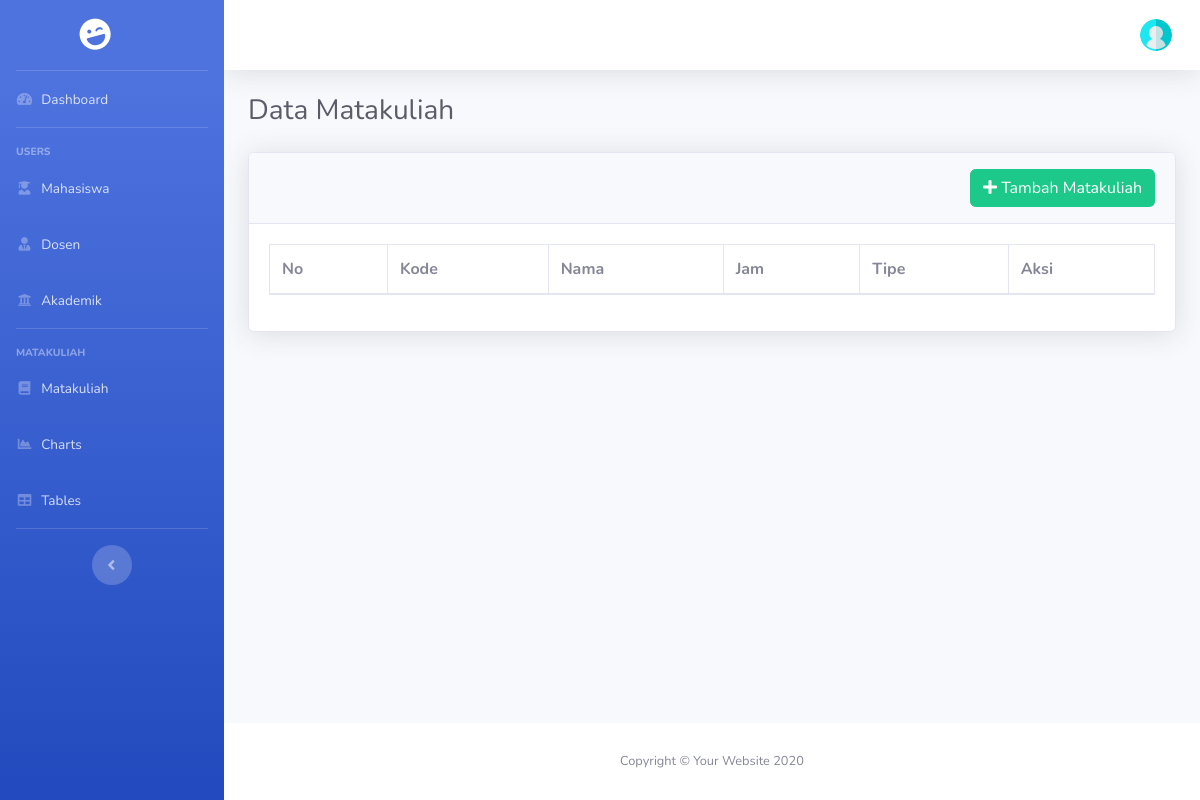
Before: /index.php/matakuliah with the older database file.
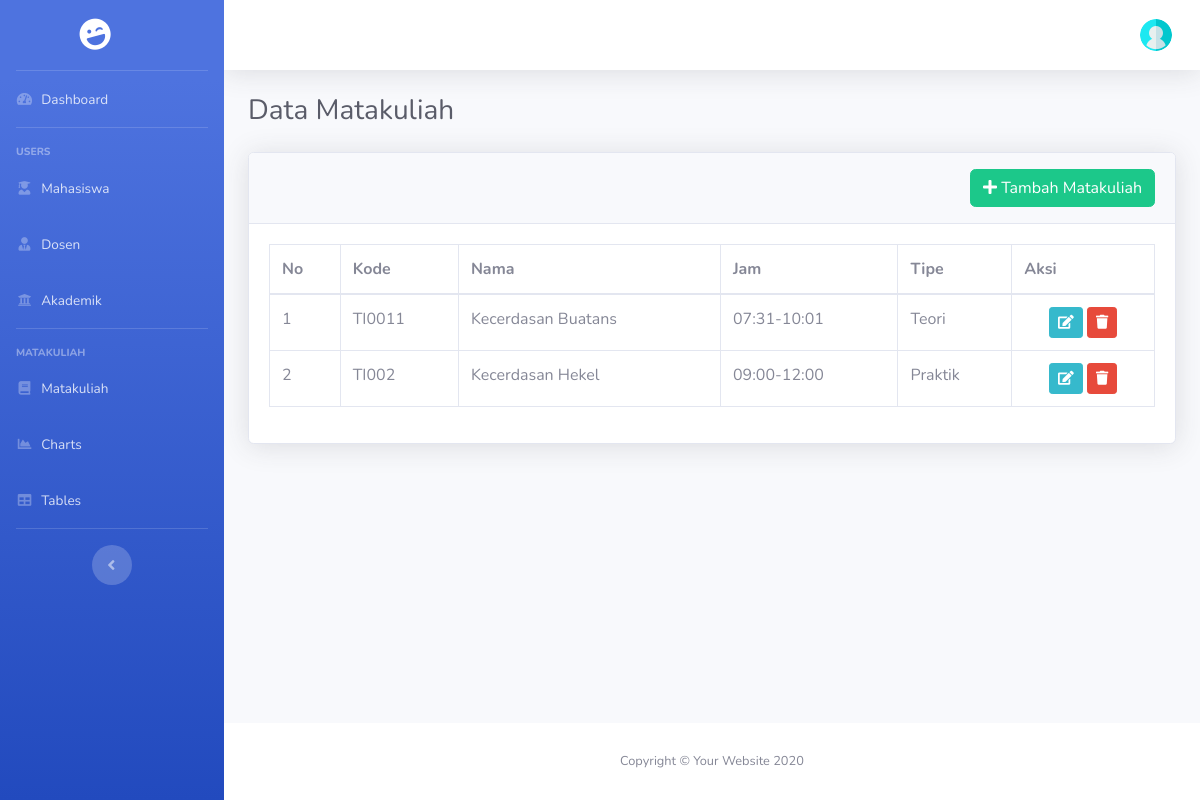
After: the same page with the newer database file.
### tables this page shows
CREATE TABLE `matakuliah` (
  `id` bigint(20) NOT NULL,
  `kode_matkul` varchar(255) NOT NULL,
  `nama` varchar(255) NOT NULL,
  `status` enum('aktif','tidak') NOT NULL,
  `jam_mulai` varchar(20) NOT NULL,
  `jam_selesai` varchar(20) NOT NULL,
  `kelas` int(11) NOT NULL,
  `sks` int(11) NOT NULL,
  `tipe` enum('teori','praktik','praktikum') NOT NULL
);

### application/controllers/Matakuliah.php (called while the page is built, shortened)
<?php
class Matakuliah extends CI_Controller
{
    function __construct()
    {
        $this->load->Model('M_matakuliah','mod');
    }
    public function index()
    {
        $data['halaman']    = "Data Matakuliah";
        $data['matakuliah']  = $this->mod->m_get_all_matakuliah();
        $this->load->view('head.php', $data);
        $this->load->view('sidebar.php');
        $this->load->view('header.php');
        $this->load->view('matakuliah/index.php', $data);
        $this->load->view('footer.php');
    }
}

### index.php (called while the page is built, shortened)
<?php
require_once BASEPATH.'core/CodeIgniter.php';

### application/models/M_matakuliah.php (called while the page is built, shortened)
<?php
Class M_matakuliah extends CI_Model
{
    public function m_get_all_matakuliah()
    {
        $this->db->select()
            ->from('matakuliah');
        $query = $this->db->get_compiled_select();
        $data  = $this->db->query($query)->result_array();
        return $data;
    }
}

### application/views/matakuliah/index.php (the view, shortened to what this page needs)
<div class="container-fluid">
    <h1 class="h3 mb-4 text-gray-800">Data Matakuliah</h1>
    <div class="card shadow mb-4">
        <div class="card-header py-3">
            <a href="<?php echo base_url('matakuliah/tambah_matakuliah')?>" class="btn btn-success float-right" ><i class="fas fa-plus"></i>&nbsp;Tambah Matakuliah</a>
        </div>
        <div class="card-body">
            <div class="table-responsive">
                <table class="table table-bordered" id="dataTable" width="100%" cellspacing="0">
                    <thead>
                        <tr>
                            <th>No</th>
                            <th>Kode</th>
                            <th>Nama</th>
                            <th>Jam</th>
                            <th>Tipe</th>
                            <th>Aksi</th>
                        </tr>
                    </thead>
                    <tbody>
                        <?php
                            $i = 1;
                            foreach($matakuliah as $mat):?>
                            <tr>
                                <td><?php echo $i;?></td>
                                <td><?php echo $mat['kode_matkul'];?></td>
                                <td><?php echo $mat['nama'];?></td>
                                <td><?php echo $mat['jam_mulai']."-".$mat['jam_selesai'];?></td>
                                <td><?php echo ucwords($mat['tipe']);?></td>
                                <td class="text-center">
                                    <a href="<?php echo base_url('matakuliah/edit_matakuliah/').$mat['id']?>" class="btn btn-info btn-sm"><i class="fas fa-edit"></i></a>
                                    <a href="<?php echo base_url('matakuliah/hapus_matakuliah/').$mat['id']?>" class="btn btn-danger btn-sm"><i class="fas fa-trash"></i></a>
                                </td>
                            </tr>
                        <?php
                            $i++;
                            endforeach;?>
                    </tbody>
                </table>
            </div>
        </div>
    </div>
</div>

### application/views/head.php (shortened to what this page needs)
<!DOCTYPE html>
<html lang="en">
<head>
    <link href="<?php echo base_url('assets/')?>vendor/fontawesome-free/css/all.min.css" rel="stylesheet" type="text/css">
    <link rel="stylesheet" href="<?php echo base_url('assets/')?>vendor/jquery-ui/jquery-ui.min.css">
    <link rel="stylesheet" href="<?php echo base_url('assets/')?>vendor/jquery-ui/jquery-ui.theme.min.css">
    <link href="<?php echo base_url('assets/')?>css/sb-admin-2.min.css" rel="stylesheet">
    <link href="<?php echo base_url('assets/')?>css/mycss.css" rel="stylesheet">
</head>
<body id="page-top">
    <div id="wrapper">

### application/views/sidebar.php (shortened to what this page needs)
<ul class="navbar-nav bg-gradient-primary sidebar sidebar-dark accordion" id="accordionSidebar">
    <a class="sidebar-brand d-flex align-items-center justify-content-center" href="index.html">
        <div class="sidebar-brand-icon rotate-n-15">
            <i class="fas fa-laugh-wink"></i>
        </div>
    </a>
    <hr class="sidebar-divider my-0">
    <li class="nav-item">
    <a class="nav-link" href="<?php echo base_url('dashboard')?>">
        <i class="fas fa-fw fa-tachometer-alt"></i>
        <span>Dashboard</span></a>
    </li>
    <hr class="sidebar-divider">
    <div class="sidebar-heading">
    Users
    </div>
    <li class="nav-item">
        <a class="nav-link" href="<?php echo base_url('mahasiswa');?>">
            <i class="fas fa-fw fa-user-graduate"></i>
            <span>Mahasiswa</span>
        </a>
    </li>
    <li class="nav-item">
        <a class="nav-link" href="<?php echo base_url('dosen');?>">
            <i class="fas fa-fw fa-user-tie"></i>
            <span>Dosen</span>
        </a>
    </li>
    <li class="nav-item">
        <a class="nav-link" href="<?php echo base_url('akademik');?>">
            <i class="fas fa-fw fa-university"></i>
            <span>Akademik</span>
        </a>
    </li>
    <hr class="sidebar-divider">
    <div class="sidebar-heading">
        Matakuliah
    </div>
    <li class="nav-item">
        <a class="nav-link" href="<?php echo base_url('matakuliah');?>">
            <i class="fas fa-fw fa-book"></i>
            <span>Matakuliah</span>
        </a>
    </li>
<li class="nav-item">
  <a class="nav-link" href="charts.html">
    <i class="fas fa-fw fa-chart-area"></i>
    <span>Charts</span></a>
</li>
<li class="nav-item">
  <a class="nav-link" href="tables.html">
    <i class="fas fa-fw fa-table"></i>
    <span>Tables</span></a>
</li>
<hr class="sidebar-divider d-none d-md-block">
<div class="text-center d-none d-md-inline">
    <button class="rounded-circle border-0" id="sidebarToggle"></button>
</div>
</ul>

### application/views/header.php (shortened to what this page needs)
<div id="content-wrapper" class="d-flex flex-column">
  <div id="content">
    <nav class="navbar navbar-expand navbar-light bg-white topbar mb-4 static-top shadow">
      <ul class="navbar-nav ml-auto">
        <li class="nav-item dropdown no-arrow">
          <a class="nav-link dropdown-toggle" href="#" id="userDropdown" role="button" data-toggle="dropdown" aria-haspopup="true" aria-expanded="false">
            <img class="img-profile rounded-circle" src="<?php echo base_url('assets/img/user.png')?>">
          </a>
        </li>
      </ul>
    </nav>

### application/views/footer.php (shortened to what this page needs)
            </div>
            <footer class="sticky-footer bg-white">
                <div class="container my-auto">
                <div class="copyright text-center my-auto">
                    <span>Copyright &copy; Your Website <?php echo date("Y")?></span>
                </div>
                </div>
            </footer>
        </div>
    </div>
</body>
</html>

Changed rows visible on the page:
added matakuliah: kode_matkul "TI0011", nama "Kecerdasan Buatans", jam_mulai "07:31", jam_selesai "10:01", tipe "Teori"
added matakuliah: kode_matkul "TI002", nama "Kecerdasan Hekel", jam_mulai "09:00", jam_selesai "12:00", tipe "Praktik"
